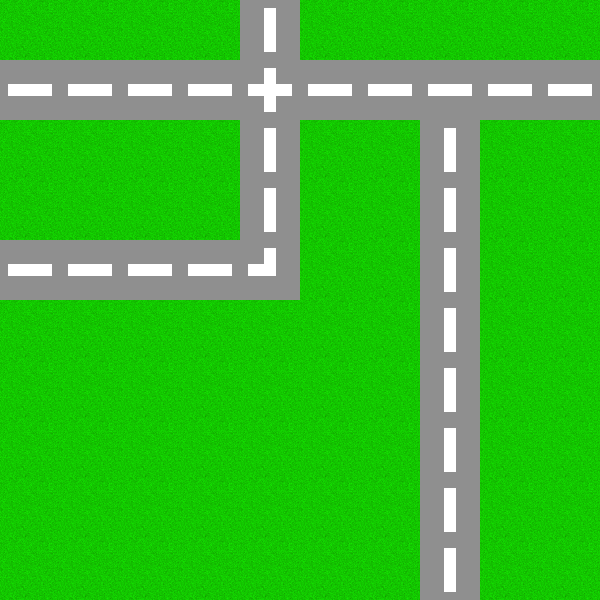

A level layout from a 2D game, rendered from its tile map. Below: a short description, then the map file with its tile-grid data intact:
An orthogonal 10x10 tile map with 60x60 px tiles, 1 tile layer (Tile Layer 1).

<map version="1.0" tiledversion="1.0.3" orientation="orthogonal" renderorder="right-down" width="10" height="10" tilewidth="60" tileheight="60" nextobjectid="1">
 <tileset firstgid="1" source="untitled.tsx" />
 <layer name="Tile Layer 1" width="10" height="10">
  <data encoding="csv">
12,12,12,12,2,12,12,12,12,12,
1,1,1,1,11,1,1,1,1,1,
12,12,12,12,2,12,12,2,12,12,
12,12,12,12,2,12,12,2,12,12,
1,1,1,1,3,12,12,2,12,12,
12,12,12,12,12,12,12,2,12,12,
12,12,12,12,12,12,12,2,12,12,
12,12,12,12,12,12,12,2,12,12,
12,12,12,12,12,12,12,2,12,12,
12,12,12,12,12,12,12,2,12,12
</data>
 </layer>
</map>